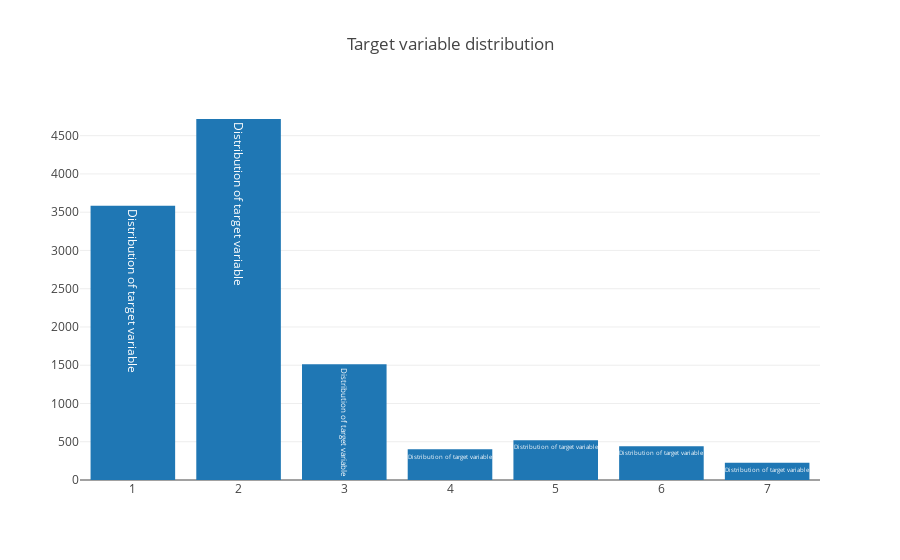

Source (notebook cell):
### Markdown cell above
**TARGET VARIABLE**

### Code cell
#using plotly
data = [go.Bar(
            x = survey["target"].value_counts().index.values,
            y = survey["target"].value_counts().values,
            text='Distribution of target variable'
    )]

layout = go.Layout(
    title='Target variable distribution'
)

fig = go.Figure(data=data, layout=layout)

py.iplot(fig, filename='basic-bar')
plt.show()

### Figure 1 — Plotly figure (JSON) as saved in the notebook; plotly's stock layout.template omitted (floating-point values rounded to 4 significant figures)
{"data": [{"text": "Distribution of target variable", "type": "bar", "uid": "e81724cc-d016-11e8-9839-7831c1d00308", "x": [2, 1, 3, 5, 6, 4, 7], "y": [4718, 3584, 1513, 520, 442, 401, 227]}], "layout": {"title": "Target variable distribution"}}
